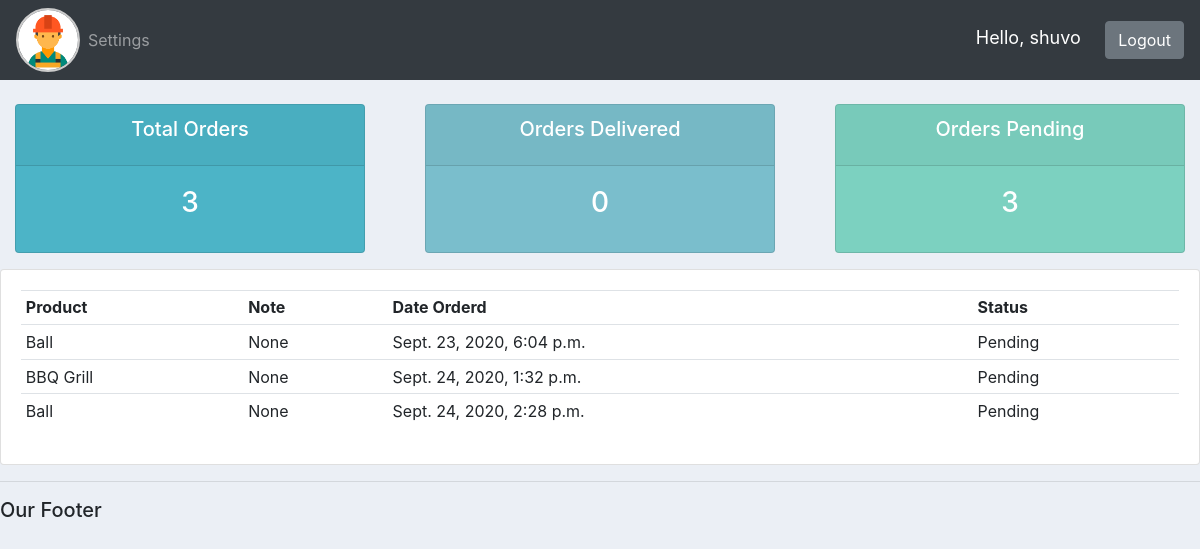
The app's page /user/ (signed in) with its own data.
### accounts/models.py (models this page shows, shortened)
class Order(models.Model):
    STATUS = (
        ('Pending', 'Pending'),
        ('Out for delivery', 'Out for delivery'),
        ('Delivered', 'Delivered'),
    )
    customer = models.ForeignKey(
        Customer, null=True, on_delete=models.SET_NULL)
    product = models.ForeignKey(Product, null=True, on_delete=models.SET_NULL)
    date_created = models.DateTimeField(auto_now_add=True)
    status = models.CharField(max_length=200, null=True, choices=STATUS)
    note = models.CharField(max_length=200, null=True)

class Product(models.Model):
    CATEGORY = (
        ('Indoor', 'Indoor'),
        ('Out door', 'Out door'),
    )
    name = models.CharField(max_length=200, null=True)
    price = models.FloatField(null=True)
    category = models.CharField(max_length=200, null=True, choices=CATEGORY)
    description = models.CharField(max_length=200, null=True, blank=True)
    date_created = models.DateTimeField(auto_now_add=True)
    tags = models.ManyToManyField(Tag)
    def __str__(self):
        return self.name

### accounts/decorators.py (the view)
		def wrapper_func(request, *args, **kwargs):
			group = None
			if request.user.groups.exists():
				group = request.user.groups.all()[0].name
			if group in allowed_roles:
				return view_func(request, *args, **kwargs)
			else:
				return HttpResponse("You are not authorized to view this page")

### accounts/views.py (called while the page is built)
@login_required(login_url="login")
@allowed_users(allowed_roles=["customer"])
def userPage(request):
    orders = request.user.customer.order_set.all()
    total_orders = orders.count()
    delivered = orders.filter(status='Delivered').count()
    pending = orders.filter(status='Pending').count()
    context = {'orders': orders, 'total_orders': total_orders, 'delivered': delivered, 'pending': pending}
    return render(request, 'accounts/user.html', context)

### accounts/templates/accounts/user.html
{% extends "accounts/main.html" %}
{% block content %}
{% include 'accounts/status.html' %}
<div class="row">
    <div class="col-md">
        <div class="card card-body">
            <table class="table table-sm">
                <tr>
                    <th>Product</th>
                    <th>Note</th>
                    <th>Date Orderd</th>
                    <th>Status</th>
                </tr>
                {% for order in orders %}
                <tr>
                    <td>{{order.product}}</td>
                    <td>{{order.note}}</td>
                    <td>{{order.date_created}}</td>
                    <td>{{order.status}}</td>
                </tr>
                {% endfor %}
            </table>
        </div>
    </div>
</div>
{% endblock content %}

### accounts/templates/accounts/navbar.html (shortened to what this page needs)
{% load static %}
<nav class="navbar navbar-expand-lg navbar-dark bg-dark">
    <img src="{% static 'images/logo.png' %}" alt="Logo" id="logo" />
    <div class="collapse navbar-collapse" id="navbarNav">
        <ul class="navbar-nav">
            {% if request.user.is_stuff %}
                <li class="nav-item active">
                    <a class="nav-link" href="{% url 'home' %}">Dashboard</a>
                </li>
                <li class="nav-item">
                    <a class="nav-link" href="{% url 'products' %}">Products</a>
                </li>
                <li class="nav-item">
                    <a class="nav-link" href="http://127.0.0.1:8000/admin">Admin</a>
                </li>
            {% else %}
                <li class="nav-item">
                    <a class="nav-link" href="{% url 'account' %}">Settings</a>
                </li>
            {% endif %}
        </ul>
        <div class="ml-auto">
            <span class="hello-msg">Hello, {{ request.user }}</span>
            <span>
                <a class="btn btn-md btn-secondary" href="{% url 'logout' %}">Logout</a>
            </span>
        </div>
    </div>
</nav>

### static/css/main.css (style rules this page uses)
body { background-color: #ebeff5; }
#logo { height: auto; width: 4rem; border-radius: 50%; border-width: 2px; border-color: #ccc; border-style: solid; }

### accounts/templates/accounts/navbar.html (style rules this page uses)
.hello-msg { font-size: 18px; color: #fff; margin-right: 20px; }

### records on screen
Order: product "Ball", note "None", date_created "Sept. 23, 2020, 6:04 p.m.", status "Pending"
Order: product "BBQ Grill", note "None", date_created "Sept. 24, 2020, 1:32 p.m.", status "Pending"
Order: product "Ball", note "None", date_created "Sept. 24, 2020, 2:28 p.m.", status "Pending"

### other values on screen
{{ request.user }} "shuvo"
{{ total_orders }} "3"
{{ delivered }} "0"
{{ pending }} "3"
